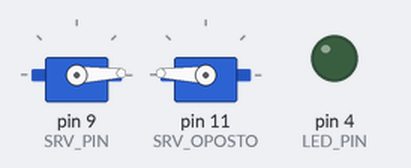
A program run on a simulated Arduino Uno, built with avr-gcc and run on an emulated ATmega328P. On the bench: 2 × servo, output pins drawn as LEDs (lit = HIGH). What the program prints to the serial monitor is not drawn.

Above: at 0.05 s.
At 0.7 s:
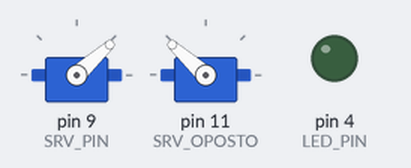
At 1.4 s:
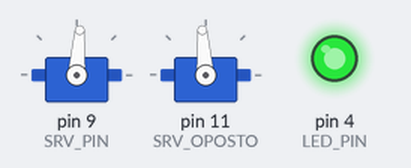
At 2.8 s:
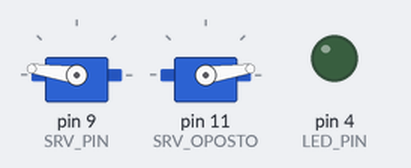
At 4.15 s:
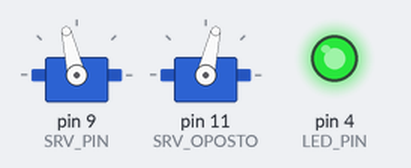
At 5.55 s:
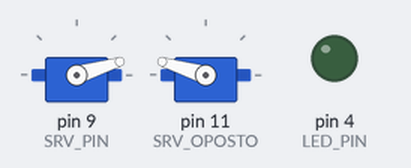
Timing chart, 0 to 7.5 s (numbered marks = the images above):
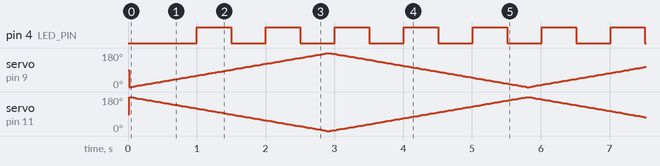

Measured:
- by itself, pin 4 (LED_PIN): alternates HIGH for 0.50 s and LOW for 0.50 s

The program:

main.cpp
```cpp
#include <Arduino.h>

#include <Servo.h> //Biblioteca que facilita o controle de servos

#define LED_PIN 4  //Pino de energização do LED
#define SRV_PIN 9  //Pino de comando do Servo
#define SRV_OPOSTO 11

#define LED_ST_ON 1   //Estado LED ligado
#define LED_ST_OFF 0  //Estado LED desligado
#define LED_INTERVAL 500 //Intervalo de tempo para estados do LED
#define SRV_MOV_INTERVAL 15 //Intervalo para movimentação do servo
#define SRV_ST_FW 1   //Estado SERVO movendo para frente (FORWARD)
#define SRV_ST_BK 0   //Estado SERVO movendo para trás (BACKWARD)

Servo myservo;  // Cria um objeto servo (myservo) para comandar o servo
Servo myservo2;

uint8_t pos;    //Valor referente à posição do servo (0..180)

uint8_t currLEDState;  //Controla o estado atual do LED
unsigned long lastLEDStateTime; //Registra o momento de transição de estado do LED
uint8_t currSRVState; //Controla o estado atual do Servo indo para posição ou não
unsigned long lastSRVMovTime; //Registra o momento de inicio de movimento para ir para a posição

unsigned long currTime; //Variável para leitura do tempo atual


/**
 Controla o LED - Pisca-pisca.
 A lógica interna preza por evitar a retenção de processamento.
 **/
void blinking() {
  /* Verifica instante para possível transição de estado de controle do LED */
  if (currTime > (lastLEDStateTime + LED_INTERVAL) ) { //Se é momento de transitar estado para o LED...
    if (currLEDState == LED_ST_ON) {  //Se ON vai pra OFF
      digitalWrite(LED_PIN, LOW);     //Desenergiza o LED
      currLEDState = LED_ST_OFF;
    } else if (currLEDState == LED_ST_OFF) { //Senão, pergunta o contrário pra garantir e se OFF vai pra ON
      digitalWrite(LED_PIN, HIGH);    //Energiza o LED
      currLEDState = LED_ST_ON;
    } else {
      Serial.println("Estado de controle do LED inconsistente. Verifique a programação!");
    }
    lastLEDStateTime = currTime; //Atualiza instante da mudança de estado
  }
}


/**
Controla o Servo - Movimenta para frente e para trás.
 A lógica interna preza por evitar a retenção de processamento.
**/
void moving() {
  if (currTime > (lastSRVMovTime + SRV_MOV_INTERVAL)) { //Só comanda o servo se ele não estiver se movimentando
    myservo.write(pos);  // Posiciona o servo conforme o valor de 'pos'
    myservo2.write(180 - pos);
    lastSRVMovTime = currTime; //Atualiza instante do último comando do servo
    /* Atualiza 'pos' no ciclo corrente, conforme estado de movimento atual do servo (frente ou trás) */
    if (currSRVState == SRV_ST_FW) { //Se movimento à frente...
      if (pos < 180) { //Se ainda não atingiu o limite superior (180)
        pos = pos + 1; //Incrementa 'pos' - Uma das formas de incrementar variável na ling. C. O mesmo que  pos++; ou pos += 1;
      } else { //Se chegou no fim do curso à frente (FORWARD), transita para estado 'voltando' (BACKWARD)
        currSRVState = SRV_ST_BK;
      }
    } else if (currSRVState == SRV_ST_BK) { //Se movimento à trás...
      if (pos > 0) { //Se ainda não atingiu o limite inferior (0)
        pos--; //Decrementa 'pos' - O mesmo que pos = pos - 1 ou pos-- na ling. C
      } else { //Se chegou no fim do curso à trás (BACKWARD), transita para estado 'avançando' (FORWARD)
        currSRVState = SRV_ST_FW;
      }
    } else {
      Serial.println("Estado de controle do Servo inconsistente. Verifique a programação!");
    }
  }
}


void setup()
{
  pinMode(LED_PIN, OUTPUT);
  myservo.attach(SRV_PIN);  //Conecta ao servo para controlá-lo.
  myservo2.attach (SRV_OPOSTO);
  currLEDState = LED_ST_ON; //Estado inicial para o LED
  currSRVState = SRV_ST_FW; //Estado inicial para o SRV
  lastLEDStateTime = 0; //Momento de transição do estado atual do LED
  lastSRVMovTime = 0; //Momento de início de movimento do servo
  pos = 0;
  Serial.begin(115200);
  Serial.println(">>>>> IMPLEMENTANDO PSEUDOPARALELISMO COM MÁQUINA DE ESTADOS <<<<<");
}


void loop() {
  currTime = millis(); //Obtem instante atual
  blinking(); //Chama a função que controla o LED
  moving(); //Chama a função que controla o Servo
} 
```
